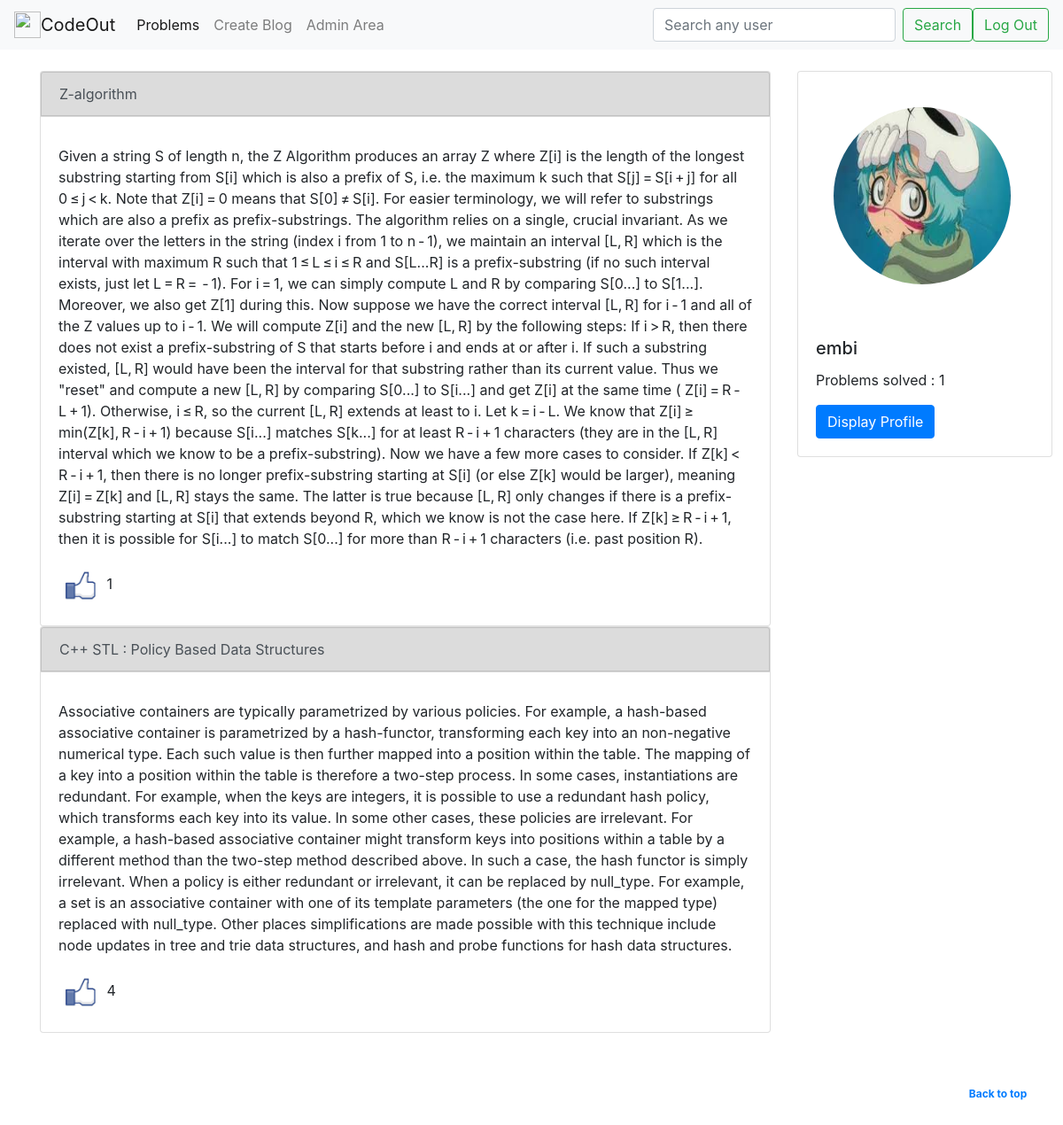
Page / (signed in) on the committed database.
### Problems/models.py (models this page shows, shortened)
class Blogs(models.Model):
    user = models.ForeignKey(Profile , on_delete = models.CASCADE , related_name = "creator")
    created_time = models.DateTimeField()
    title = models.TextField(max_length = 100)
    content = models.TextField(max_length = 2081)
    likes = models.ManyToManyField(Profile , related_name = "likers")
    like_count = models.IntegerField(default = 0)

class Profile(models.Model):
    user = models.OneToOneField(User, on_delete=models.CASCADE)
    bio = models.TextField(max_length=500, blank=True)
    location = models.CharField(max_length=30, blank=True)
    birth_date = models.DateField(null=True, blank=True)
    profile_pic = models.ImageField(upload_to="profile_pics" , null = True)

### Problems/views.py (the view)
# urls.py: path('' , views.index , name = 'index'),
def index(request):
    if request.user.is_authenticated:
        blogs = Blogs.objects.all().order_by('-created_time')
        profile = Profile.objects.get(user = request.user)
        problem_count = profile.problem_set.count()
        return render(request , 'profiles/index.html' , {
            'profile' : profile,
            'problem_count' : problem_count,
            'blogs' : blogs,
        })
    else:
        return render(request , 'profiles/login.html')

### CodeOutJudge/templates/profiles/index.html (shortened to what this page needs)
<!DOCTYPE html>
<html lang="en">
  <head>
    <link
      rel="stylesheet"
      href="https://stackpath.bootstrapcdn.com/bootstrap/4.5.0/css/bootstrap.min.css"
    />
    {% load static %}
    <link rel="stylesheet" href="{% static 'profiles_styles/index.css' %}">
  </head>
  <body>
    <nav class="navbar navbar-expand-lg navbar-light bg-light">
      <a class="navbar-brand" href="{% url 'Problems:index' %}"
        ><img
          src="https://encrypted-tbn0.gstatic.com/images?q=tbn%3AANd9GcT7dd0u49G6FuV_-tBcJu6vVQE4YR_6j998-aqHaJFDe2am0rah&usqp=CAU"
          width="30"
          height="30"
          class="d-inline-block align-top"
          alt=""
          loading="lazy"
        />CodeOut</a
      >
      <div class="collapse navbar-collapse" id="navbarSupportedContent">
        <ul class="navbar-nav mr-auto">
          <li class="nav-item active">
            <a class="nav-link" href="{% url 'Problems:problems' %}"
              >Problems<span class="sr-only">(current)</span></a
            >
          </li>
          <li class="nav-item">
            <a class="nav-link" href="{% url 'Profiles:blog_form' %}">Create Blog</a>
          </li>
          <li class="nav-item">
            <a class="nav-link" href="/admin">Admin Area</a>
          </li>
        </ul>
        <form class="form-inline my-2 my-lg-0" method="POST" action="{% url 'Profiles:find_profile' %}">
          <input
            class="form-control mr-sm-2"
            type="search"
            placeholder="Search any user"
            aria-label="Search"
            name="search"
          />
          <button class="btn btn-outline-success my-2 my-sm-0" type="submit">
            Search
          </button>
        </form>
        <a href="{% url 'Problems:logout' %}" class="btn btn-outline-success my-2 my-sm-0">Log Out</a>
      </div>
    </nav>
    <div class="container my-4">
      <div class="row mb-2">
        <div class="col-lg">
          {% for blog in blogs %}
            <div class="card">
                <div class="card-header" style="padding: 0%;">
                    <a href="{% url 'Profiles:blog_display' blog.id %}" class="list-group-item list-group-item-action"  style="background:rgb(220,220,220)">{{ blog.title }}</a>
                </div>
                <div class="card-body">
                    <p class="card-text">{{ blog.content }}</p>
                    <a href="{% url 'Problems:like_incrementer' blog.id 'index' %}"><img src="/media/utilities/like.png" alt="img" width="50px" height="50px"></a>  {{ blog.like_count }}
                </div>
            </div>
          {% endfor %}
        </div>
        <div class="col-md-3">
            <div class="card" style="width: 18rem;">
                {% if profile.profile_pic %}
                <img src="{{ profile.profile_pic.url }}" class="card-img-top circular--landscape" style="margin: 2.5rem;" alt="...">
                {% endif %}
                <div class="card-body">
                    <h5 class="card-title">{{ profile.user.username }}</h5>
                    <p class="card-text">Problems solved : {{ problem_count }}</p>
                    <a href="{% url 'Profiles:view_profile' profile.id %}" class="btn btn-primary">Display Profile</a>
                </div>
            </div>
        </div>
      </div>
    </div>
    <footer class="float-right badge" style="margin: 3%;"><a href="">Back to top</a></footer>
  </body>
</html>

### CodeOutJudge/static/profiles_styles/index.css (style rules this page uses)
.circular--landscape { margin-left: 30%; display: inline-block; position: relative; width: 200px; height: 200px; overflow: hidden; border-radius: 50%; }

### rows in the picture
Blogs: title "Z-algorithm", content "Given a string S of length n, the Z Algorithm produces an array Z where Z[i] is the length of the longest substring starting from S[i] which is also a prefix of S, i.e. the maximum k such that S[j] = S[i + j] for all 0 ≤ j < k. Note that Z[i] = 0 means that S[0] ≠ S[i]. For easier terminology, we will refer to substrings which are also a prefix as prefix-substrings. The algorithm relies on a single, crucial invariant. As we iterate over the letters in the string (index i from 1 to n - 1), we maintain an interval [L, R] which is the interval with maximum R such that 1 ≤ L ≤ i ≤ R and S[L...R] is a prefix-substring (if no such interval exists, just let L = R = - 1). For i = 1, we can simply…", like_count "1"
Blogs: title "C++ STL : Policy Based Data Structures", content "Associative containers are typically parametrized by various policies. For example, a hash-based associative container is parametrized by a hash-functor, transforming each key into an non-negative numerical type. Each such value is then further mapped into a position within the table. The mapping of a key into a position within the table is therefore a two-step process. In some cases, instantiations are redundant. For example, when the keys are integers, it is possible to use a redundant hash policy, which transforms each key into its value. In some other cases, these policies are irrelevant. For example, a hash-based associative container might transform keys into positions within a table…", like_count "4"
Profile: profile_pic (picture), user.username "embi"

### other values in the picture
{{ problem_count }} "1"
